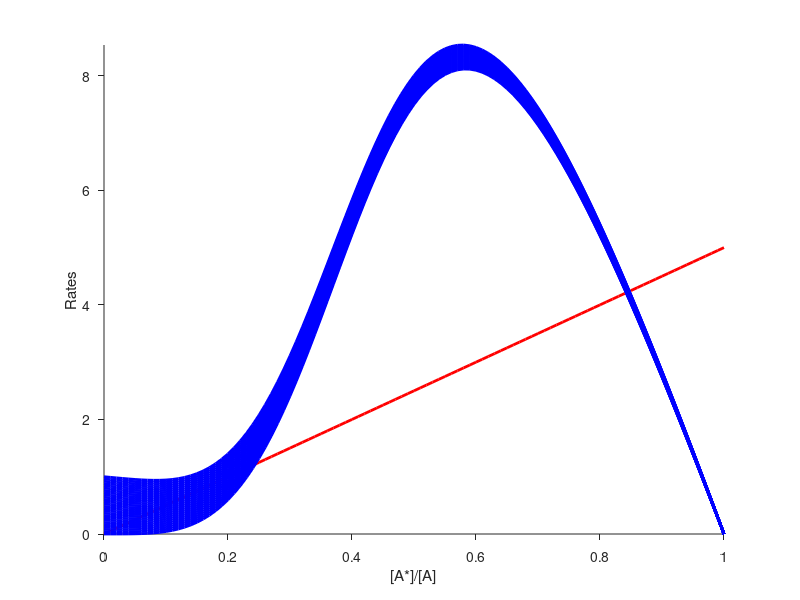
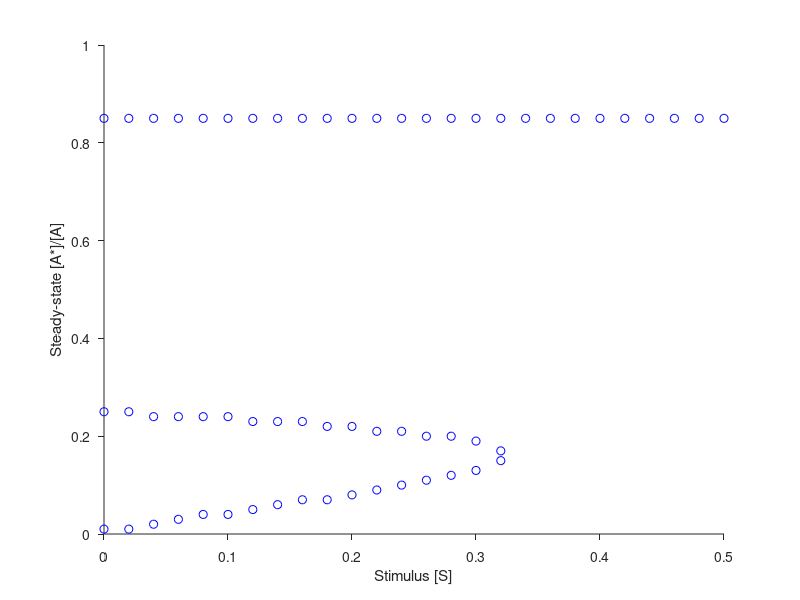

The MATLAB source for these figures, in order:
% % Rate-balance plots
% % 
% % 3) Ultrasensitive feedback, variable [S]
% % 
close all
clear

Astar = 0:0.01:1 ;
S = 0:0.02:0.5 ;
kplus = 2 ;
kf = 30 ;
Kmf = 0.5 ;
kminus = 5 ;
h = 4 ; % exponent

BR = kminus*Astar ;
figure(1)
hold on 
plot(Astar,BR,'r','LineWidth',2)
set(gca,'TickDir','Out')

figure(2)
hold on

for i=1:length(S)
  FR = (kplus*S(i)+kf*(Astar.^h./(Astar.^h+Kmf^h))).*(1-Astar) ;
  figure(1)
  plot(Astar,FR,'b','LineWidth',2)
  
  crossings = [] ;
  difference = FR-BR ;
  for iii=2:length(FR)
    if (sign(difference(iii)) ~= sign(difference(iii-1)))
      crossings = [crossings,iii] ;
    end
  end
  figure(2)
  plot(S(i),Astar(crossings),'bo')
  
end
figure(1)
axis([0 1 0 max(FR)])
set(gca,'TickDir','Out')
xlabel('[A*]/[A]')
ylabel('Rates')

figure(2)
set(gca,'TickDir','Out')
xlabel('Stimulus [S]')
ylabel('Steady-state [A*]/[A]')